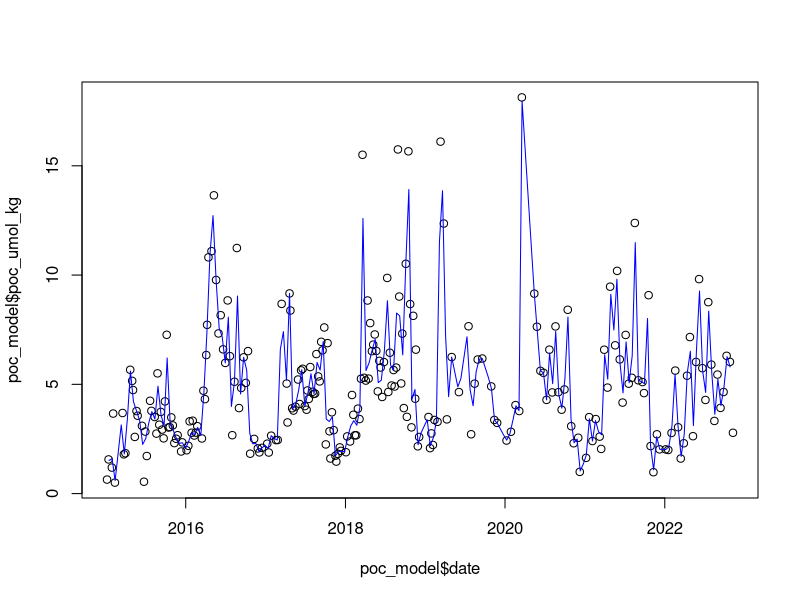
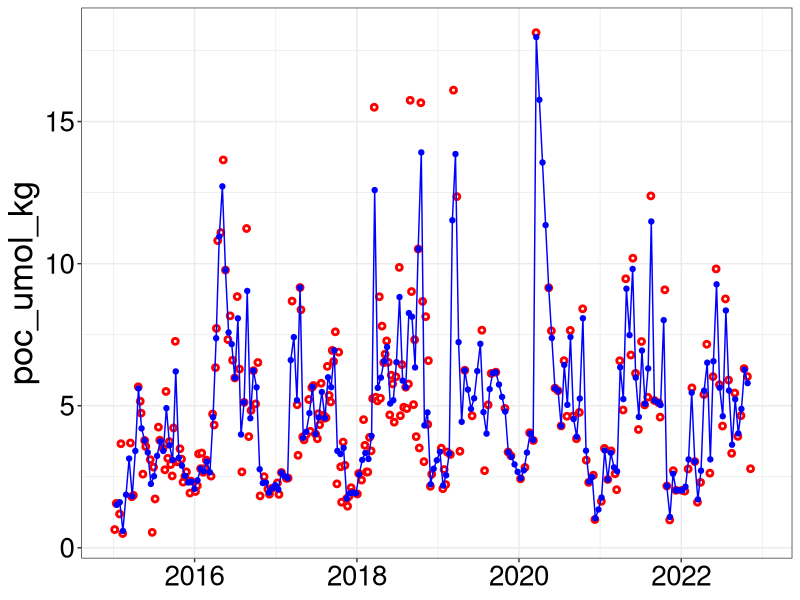
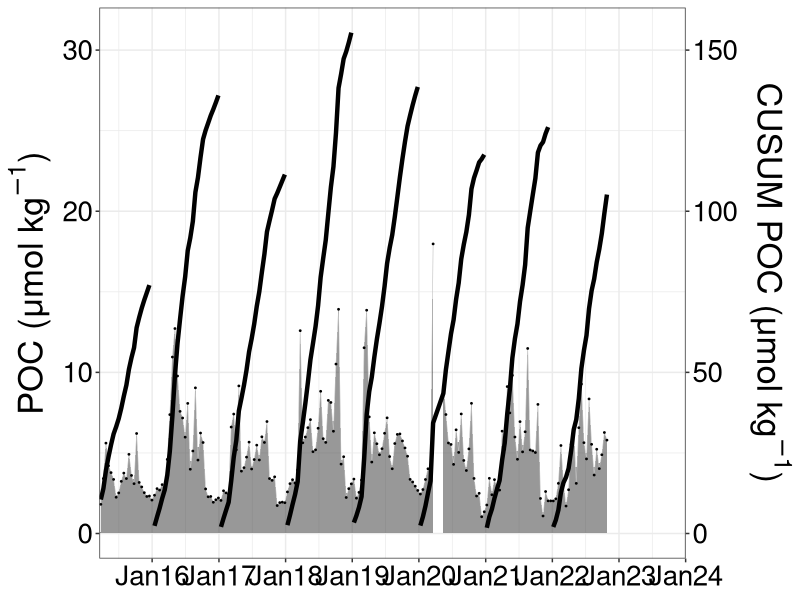
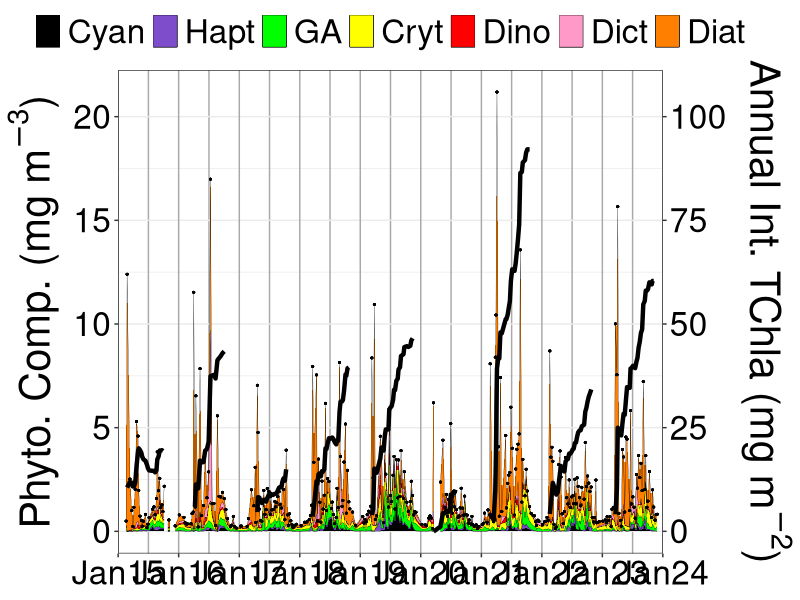
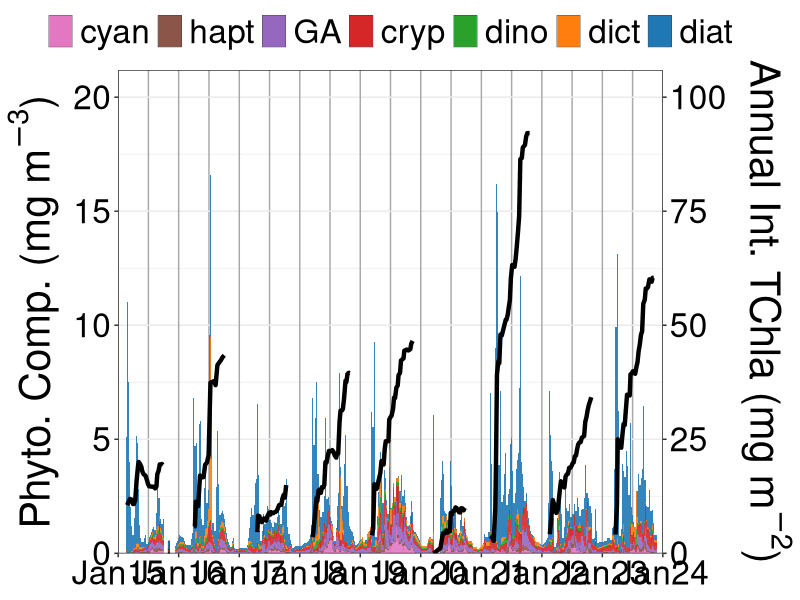
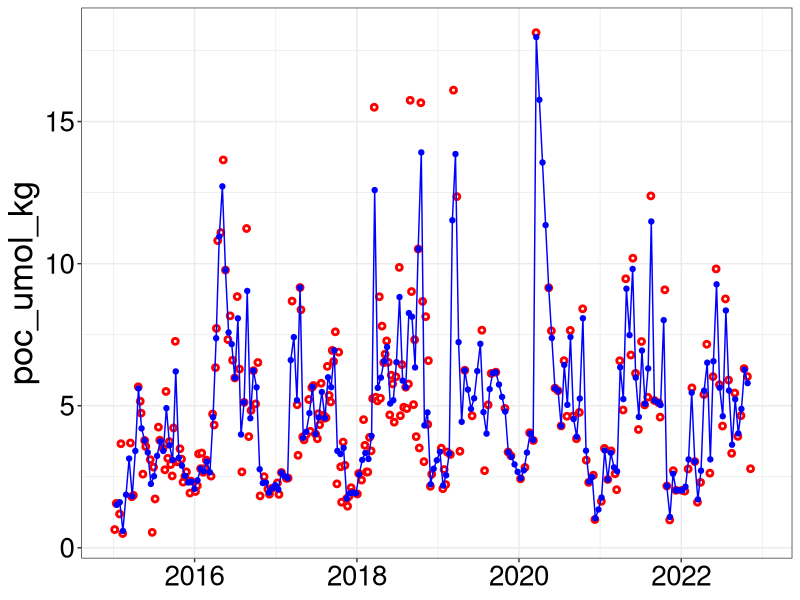
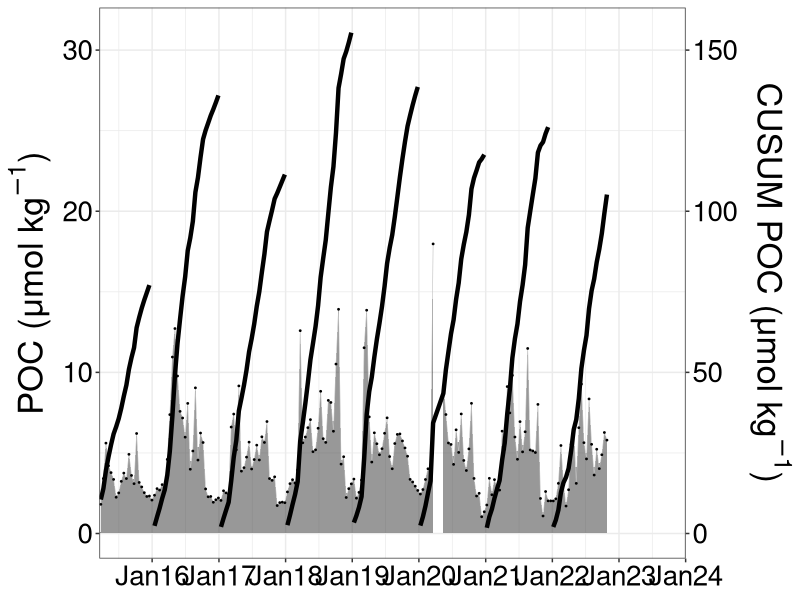

Write the R code that produced these figures, in order.
## ---- chunk 1
#Upload packages -  go through these to see which apply.
library(tidyverse)
library(here)
library(patchwork)
library(readxl)
## ---- chunk 2
#Upload the full 5m chemtax timeseries - processing in same way as manuscript
chem <- read_csv(here("files", "combined_2024-02-07.csv"))

#POC data
poc <- read_csv(here("outputs", "poc_conversion_2024-03-20.csv"))
## ---- chunk 3
#Working with chemtax data to make it easy to plot

#Making the date column a date format
chem <- chem %>% 
  mutate(date2 = lubridate::mdy(Date))

#Selecting appropriate columns and renaming to easy to work with names
chem <- chem %>% 
  select(date = date2, depth, cyan = Cyanobacteria, hapt = Hapto, 
         GA = `Prasinophytes-3`, cryp = Cryptophytes,
         dino = `Dinoflagellates-1`, dict = Dictyo, diat = `Diatoms-1`)

#Pivoting to long/tidy for plotting in ggplot
chem_long <- chem %>% 
  pivot_longer(c(cyan:diat), names_to = "group", values_to = "contribution")

#Calculating TChla for each sample
chem_long <- chem_long %>% 
  group_by(date, group) %>% 
  summarise(contribution = mean(contribution)) %>% 
  ungroup() %>% 
  group_by(date) %>% 
  mutate(tchla = sum(contribution)) %>% 
  ungroup()

#checking to see if there are any duplicates - there were replicates taken for DFO comparisons. None found because I already averaged these for the manuscript.
chem_dup <- chem_long %>%
  distinct(date, tchla) %>% 
  group_by(date) %>% 
  mutate(dup = n()) %>% 
  ungroup() %>% 
  filter(dup > 1)

#Good to move forward
## ---- chunk 4
#Setting plotting order phytoplankton groups

#Order phytoplankton groups roughly from smallest to largest - create order list
order_chem <- c("cyan", "hapt", "GA", "cryp",
                   "dino", "dict", "diat")

#Chemtax full data - Specify order of phyto groups for figures
chem_long <- arrange(mutate(chem_long,
                                group = factor(group,
                                levels = order_chem)))

## ---- chunk 5
#Set Color palette for plotting. Currently based on QU39 manuscript. Brewer has some good ones for R style.
palette <- c("#ff8000", #1 - Diatoms (orange)
             "#ff99c7", #2 - Dictyochophytes (pink)
             #"#4d6600", #3 - Raphidophytes (dark green)
             "#ff0000", #4 - Dinoflagellates (Red)
             "#ffff00", #5 - Cryptophytes (yellow)
             "#00ff00", #6 - Chlorophyta (light green)
             "#7d4dcc", #7 - Haptophytes (purple)
             "#000000") #8 - Cyanobacteria (black)
## ---- chunk 6
#Doing the cumulative sum for each year

#Calculating cumulative sum TChla
cu_sum <- chem_long %>%
  select(date, tchla) %>% 
  distinct() %>% 
  mutate(year = lubridate::year(date), 
         doy = lubridate::yday(date)) %>% 
  filter(!is.na(tchla)) %>% 
  mutate(median_all_tchla = median(tchla)) %>% 
  group_by(year) %>% 
  mutate(bm_total = tchla - median_all_tchla,
         bm_sum_total = cumsum(bm_total)) %>%  
  ungroup() %>% 
  mutate(doy = lubridate::yday(date))

#Selecting max value for Wiley's table
cu_sum_max_tchla <- cu_sum %>% 
  group_by(year) %>% 
  filter(bm_sum_total == max(bm_sum_total, na.rm = T)) %>% 
  ungroup()

#Selecting max value for Wiley's table
cu_sum_pos_tchla <- cu_sum %>% 
  group_by(year) %>% 
  slice(which.max(bm_sum_total > 0)) %>% 
  ungroup()
## ---- chunk 7
#Joining the cumulative sum with the chemtax data for plotting.
chem_join_plot <- chem_long %>% 
  left_join(cu_sum) 
## ---- chunk 8
#Setting a scale factor for the right-y axis in the CHEMTAX and annual integration plot - next chunk
scale_int <- 5
## ---- chunk 9
chem_full <- chem_join_plot %>%
  mutate(year = lubridate::year(date),
         yday = lubridate::yday(date)) %>%
  ggplot() +
  geom_area(data = filter(chem_join_plot, date > as.Date("2015-01-01") &
                            date < as.Date("2015-10-07")),
            aes(date, contribution, fill = fct_rev(group)),
            alpha = 1, color = "black", size = 0.1) +
  geom_area(data = filter(chem_join_plot, date > as.Date("2015-10-07") &
                            date < as.Date("2015-11-04")),
            aes(date, contribution, fill = fct_rev(group)),
            alpha = 1, color = "black", size = 0.1) +
  geom_bar(data = filter(chem_join_plot, date == as.Date("2015-11-03")),
           aes(date, contribution, fill = fct_rev(group)),
           alpha = 1, color = "black", width = 10, size = 0.1,  
           position = "stack", stat = "identity") +
  geom_area(data = filter(chem_join_plot, date > as.Date("2015-11-04") &
                            date < as.Date("2020-03-19")),
            aes(date, contribution, fill = fct_rev(group)),
            alpha = 1, color = "black", size = 0.1) +
  geom_area(data = filter(chem_join_plot, date > as.Date("2020-03-19")),
            aes(date, contribution, fill = fct_rev(group)),
            alpha = 1, color = "black", size = 0.1) +
  geom_point(aes(date, tchla), size = 0.3) +
  scale_fill_manual(values = palette,
                    labels = c("Diat", "Dict", "Dino", "Cryt", "GA",
                               "Hapt", "Cyan")) +
  geom_line(data = filter(chem_join_plot, date > as.Date("2015-02-23") &
                            date < as.Date("2015-10-06")),
            aes(date, y = bm_sum_total/scale_int),
            color = "black", size = 1.5) +
  geom_line(data = filter(chem_join_plot, date >= as.Date("2016-04-01") &
                            date <= as.Date("2016-10-02")),
            aes(date, y = bm_sum_total/scale_int),
            color = "black", size = 1.5) +
  geom_line(data = filter(chem_join_plot, date >= as.Date("2017-04-20") &
                            date <= as.Date("2017-10-11")),
            aes(date, y = bm_sum_total/scale_int),
            color = "black", size = 1.5) +
  geom_line(data = filter(chem_join_plot, date >= as.Date("2018-03-20") &
                            date <= as.Date("2018-10-24")),
            aes(date, y = bm_sum_total/scale_int),
            color = "black", size = 1.5) +
  geom_line(data = filter(chem_join_plot, date >= as.Date("2019-03-12") &
                            date <= as.Date("2019-11-13")),
            aes(date, y = bm_sum_total/scale_int),
            color = "black", size = 1.5) +
  geom_line(data = filter(chem_join_plot, date >= as.Date("2020-03-18") &
                            date <= as.Date("2020-07-29")),
            aes(date, y = bm_sum_total/scale_int),
            color = "black", size = 1.5) +
  geom_line(data = filter(chem_join_plot, date >= as.Date("2021-02-23") &
                            date <= as.Date("2021-10-19")),
            aes(date, y = bm_sum_total/scale_int),
            color = "black", size = 1.5) +
  geom_line(data = filter(chem_join_plot, date >= as.Date("2022-02-18") &
                            date <= as.Date("2022-10-26")),
            aes(date, y = bm_sum_total/scale_int),
            color = "black", size = 1.5) +
  geom_line(data = filter(chem_join_plot, date >= as.Date("2023-03-21") &
                            date <= as.Date("2023-11-07")),
            aes(date, y = bm_sum_total/scale_int),
            color = "black", size = 1.5) +
  scale_y_continuous(sec.axis = sec_axis(~.*scale_int,
                                         name = bquote("Annual Int. TChla (mg" ~ m^-2*")"))) +
  scale_x_date(limits = as.Date(c("2015-01-01", "2024-01-01")),
               expand = c(0, 0),
               date_breaks = "years", date_labels = "%b%y") +
  theme_bw() +
  labs(y = bquote("Phyto. Comp. (mg" ~ m^-3*")"),
       fill = "Group") +
  theme(panel.grid.major.x =  element_line(color = "darkgrey", size = 0.5),
        panel.grid.minor.x =  element_line(color = "darkgrey", size = 0.5),
        legend.position = "top",
        legend.direction = "horizontal",
        legend.title = element_blank(),
        text = element_text(size = 30), #35
        axis.text = element_text(color = "black"),
        axis.title.x = element_blank()) +
  guides(fill = guide_legend(nrow = 1, reverse = TRUE))

ggsave(here("figures", "timeseries_5m_chemtax_integrated.png"),
        width = 16, height = 6, dpi = 300)
## ---- chunk 10
chem_full <- chem_join_plot %>%
  mutate(year = lubridate::year(date),
         yday = lubridate::yday(date)) %>%
  ggplot() +
  geom_area(data = filter(chem_join_plot, date > as.Date("2015-01-01") &
                            date < as.Date("2015-10-07")),
            aes(date, contribution, fill = fct_rev(group)),
            alpha = 0.9) +
  geom_area(data = filter(chem_join_plot, date > as.Date("2015-10-07") &
                            date < as.Date("2015-11-04")),
            aes(date, contribution, fill = fct_rev(group)),
            alpha = 0.9) +
  geom_bar(data = filter(chem_join_plot, date == as.Date("2015-11-03")),
           aes(date, contribution, fill = fct_rev(group)),
           alpha = 0.9, color = "black", width = 10, size = 0.1,  
           position = "stack", stat = "identity") +
  geom_area(data = filter(chem_join_plot, date > as.Date("2015-11-04") &
                            date < as.Date("2020-03-19")),
            aes(date, contribution, fill = fct_rev(group)),
            alpha = 0.9) +
  geom_area(data = filter(chem_join_plot, date > as.Date("2020-03-19")),
            aes(date, contribution, fill = fct_rev(group)),
            alpha = 0.9) +
  # geom_point(aes(date, tchla), size = 0.3) +
  # scale_fill_manual(values = palette,
  #                   labels = c("Diat", "Dict", "Dino", "Cryt", "GA",
  #                              "Hapt", "Cyan")) +
  ggsci::scale_fill_d3() +
  geom_line(data = filter(chem_join_plot, date > as.Date("2015-02-23") &
                            date < as.Date("2015-10-06")),
            aes(date, y = bm_sum_total/scale_int),
            color = "black", size = 1.5) +
  geom_line(data = filter(chem_join_plot, date >= as.Date("2016-04-01") &
                            date <= as.Date("2016-10-02")),
            aes(date, y = bm_sum_total/scale_int),
            color = "black", size = 1.5) +
  geom_line(data = filter(chem_join_plot, date >= as.Date("2017-04-20") &
                            date <= as.Date("2017-10-11")),
            aes(date, y = bm_sum_total/scale_int),
            color = "black", size = 1.5) +
  geom_line(data = filter(chem_join_plot, date >= as.Date("2018-03-20") &
                            date <= as.Date("2018-10-30")),
            aes(date, y = bm_sum_total/scale_int),
            color = "black", size = 1.5) +
  geom_line(data = filter(chem_join_plot, date >= as.Date("2019-03-12") &
                            date <= as.Date("2019-11-13")),
            aes(date, y = bm_sum_total/scale_int),
            color = "black", size = 1.5) +
  geom_line(data = filter(chem_join_plot, date >= as.Date("2020-03-18") &
                            date <= as.Date("2020-09-22")),
            aes(date, y = bm_sum_total/scale_int),
            color = "black", size = 1.5) +
  geom_line(data = filter(chem_join_plot, date >= as.Date("2021-02-23") &
                            date <= as.Date("2021-10-19")),
            aes(date, y = bm_sum_total/scale_int),
            color = "black", size = 1.5) +
  geom_line(data = filter(chem_join_plot, date >= as.Date("2022-02-18") &
                            date <= as.Date("2022-10-26")),
            aes(date, y = bm_sum_total/scale_int),
            color = "black", size = 1.5) +
  geom_line(data = filter(chem_join_plot, date >= as.Date("2023-03-21") &
                            date <= as.Date("2023-11-07")),
            aes(date, y = bm_sum_total/scale_int),
            color = "black", size = 1.5) +
  scale_y_continuous(sec.axis = sec_axis(~.*scale_int,
                                         name = bquote("Annual Int. TChla (mg" ~ m^-2*")")),
                     expand = c(0, 0)) +
  scale_x_date(limits = as.Date(c("2015-01-01", "2024-01-01")),
               expand = c(0, 0),
               date_breaks = "years", date_labels = "%b%y") +
  theme_bw() +
  labs(y = bquote("Phyto. Comp. (mg" ~ m^-3*")"),
       fill = "Group") +
  theme(panel.grid.major.x =  element_line(color = "darkgrey", size = 0.5),
        panel.grid.minor.x =  element_line(color = "darkgrey", size = 0.5),
        legend.position = "top",
        legend.direction = "horizontal",
        legend.title = element_blank(),
        text = element_text(size = 30), #35
        axis.text = element_text(color = "black"),
        axis.title.x = element_blank()) +
  guides(fill = guide_legend(nrow = 1, reverse = TRUE))

ggsave(here("figures", "timeseries_5m_chemtax_integrated_alternative.png"),
        width = 16, height = 6, dpi = 300)
## ---- chunk 11
# https://community.rstudio.com/t/interpolation-using-varying-dates/29607/2
poc_model <- poc %>% 
  select(!...1) %>% 
  filter(date > "2015-01-01" & date < "2023-01-01")

#Working to convert data to two week average using linear fit so that dataset is consistent for cumulative sum.
ApproxFun_kg <- approxfun(x = poc_model$date, y = poc_model$poc_umol_kg)
ApproxFun_l <- approxfun(x = poc_model$date, y = poc_model$poc_umol)
Dates <- seq.Date(lubridate::ymd("2015-01-01"), lubridate::ymd("2022-12-31"),
                  by = 14)

LinearFit_kg <- ApproxFun_kg(Dates)
LinearFit_l <- ApproxFun_l(Dates)
head(LinearFit_kg)

## ---- chunk 12
plot(poc_model$date, poc_model$poc_umol_kg)
lines(Dates, LinearFit_kg, col = "blue")
## ---- chunk 13
#Making a dataframe with the interpolated POC timeseries - doing this for both umol/kg and umol/m3
poc_interp_kg <- as.data.frame(LinearFit_kg)

#Adding date
poc_interp_kg$date = Dates

#renaming columns
poc_interp_kg <- poc_interp_kg %>% 
  select(date, poc_14_kg = LinearFit_kg)

#umol/l
poc_interp_l <- as.data.frame(LinearFit_l)

#adding dates
poc_interp_l$date = Dates

#renaming columns
poc_interp_l <- poc_interp_l %>% 
  select(date, poc_14_l = LinearFit_l)
## ---- chunk 14
#Plotting the interpolation versus the data.
poc_interp_kg %>% 
  ggplot() +
  # geom_line(data = poc, aes(x = date, y = poc_umol_kg), color = "black", size = 2) +
  geom_point(data = poc, aes(x = date, y = poc_umol_kg), color = "red",
             size = 1, fill = "white", pch = 21, stroke = 1.5) +
  geom_line(data = poc_interp_kg, aes(x = date, y = poc_14_kg), color = "blue") +
  geom_point(data = poc_interp_kg, aes(x = date, y = poc_14_kg), color = "blue") +
  theme_bw() +
  theme(text = element_text(size = 25), #35
        axis.text = element_text(colour = "black"),
        axis.title.x = element_blank())

ggsave(here("figures", "poc_interpolation_comparison.png"),
       width = 12, height = 6, dpi = 300)  
## ---- chunk 15
#Removing the 2020 COVID gap from the interpolated data
poc_interp_kg_gap <- poc_interp_kg %>% 
  filter(date < "2020-03-21" | date > "2020-05-13")
## ---- chunk 16
#Calculating cumulative sum TChla with the umol/kg dataset
cu_sum_poc_kg <- poc_interp_kg_gap %>%
  drop_na() %>% 
  mutate(year = lubridate::year(date)) %>% 
  select(date, year, poc_14_kg) %>% 
  group_by(year) %>% 
  mutate(bm_sum_total_kg = cumsum(poc_14_kg)) %>%  
  ungroup() %>% 
  mutate(doy = lubridate::yday(date))

## ---- chunk 17
#Selecting max value for Wiley's table
cu_sum_max_poc_kg <- cu_sum_poc_kg %>% 
  group_by(year) %>% 
  filter(bm_sum_total_kg == max(bm_sum_total_kg, na.rm = T)) %>% 
  ungroup()

## ---- chunk 18
scale_pom2 <- 5

cu_sum_poc_kg %>%
  mutate(year = lubridate::year(date),
         yday = lubridate::yday(date)) %>%
  ggplot() +
  geom_area(data = filter(cu_sum_poc_kg, date > "2015-01-01" &
                            date < "2020-03-20"),
            aes(x = date, y = poc_14_kg), color = "gray", size = 0.2,
            alpha = 0.5) +
  geom_area(data = filter(cu_sum_poc_kg, date > "2020-05-13"),
            aes(x = date, y = poc_14_kg), color = "gray", size = 0.2,
            alpha = 0.5) +
  geom_point(aes(x = date, y = poc_14_kg), size = 0.3) +

  # geom_line(aes(date, y = bm_sum_total_kg/scale_pom2),
  #           color = "black", size = 1) +
  geom_line(data = filter(cu_sum_poc_kg, date > "2015-01-01" &
                            date < "2015-12-31"),
            aes(date, y = bm_sum_total_kg/scale_pom2),
            color = "black", size = 1.5) +
  geom_line(data = filter(cu_sum_poc_kg, date >= "2016-01-01" &
                            date <= "2016-12-31"),
            aes(date, y = bm_sum_total_kg/scale_pom2),
            color = "black", size = 1.5) +
  geom_line(data = filter(cu_sum_poc_kg, date >= "2017-01-01" &
                            date <= "2017-12-31"),
            aes(date, y = bm_sum_total_kg/scale_pom2),
            color = "black", size = 1.5) +
  geom_line(data = filter(cu_sum_poc_kg, date >= "2018-01-01" &
                            date <= "2018-12-31"),
            aes(date, y = bm_sum_total_kg/scale_pom2),
            color = "black", size = 1.5) +
  geom_line(data = filter(cu_sum_poc_kg, date >= "2019-01-01" &
                            date <= "2019-12-31"),
            aes(date, y = bm_sum_total_kg/scale_pom2),
            color = "black", size = 1.5) +
  geom_line(data = filter(cu_sum_poc_kg, date >= "2020-01-01" &
                            date <= "2020-12-31"),
            aes(date, y = bm_sum_total_kg/scale_pom2),
            color = "black", size = 1.5) +
  geom_line(data = filter(cu_sum_poc_kg, date >= "2021-01-01" &
                            date <= "2021-12-21"),
            aes(date, y = bm_sum_total_kg/scale_pom2),
            color = "black", size = 1.5) +
  geom_line(data = filter(cu_sum_poc_kg, date >= "2022-01-01" &
                            date <= "2022-12-31"),
            aes(date, y = bm_sum_total_kg/scale_pom2),
            color = "black", size = 1.5) +
  # geom_point(aes(date, y = bm_sum/scale_pom), fill = "transparent", size = 1.5,
  #            pch = 21, stroke = 1) +
  scale_y_continuous(sec.axis = sec_axis(~.*scale_pom2,
                                         name = bquote("CUSUM POC (μmol" ~ kg^-1*")"))) +
  scale_x_date(limits = as.Date(c("2015-03-18", "2024-01-01")),
               expand = c(0, 0),
               date_breaks = "years", date_labels = "%b%y") +
  # coord_cartesian(xlim = as.Date(c("2015-03-18", "2023-05-09"))) +
  theme_bw() +
  labs(y = bquote("POC (μmol" ~ kg^-1*")")) +
  # scale_y_continuous(expand = c(0, 0), limits = c(0,12)) +
  # scale_x_date(breaks = scales::date_breaks("3 month"),
  #              labels = scales::date_format("%m/%y")) +
  theme(legend.position = c(0.1, 0.93),
        legend.direction = "horizontal",
        legend.title = element_blank(),
        # strip.background = element_blank(),
        # strip.text.x = element_blank(),
        # panel.spacing = unit(2, "lines"),
        text = element_text(size = 25), #35
        axis.text = element_text(color = "black"),
        axis.title.x = element_blank())

ggsave(here("figures", "test.png"),
        width = 15, height = 6, dpi = 300)
